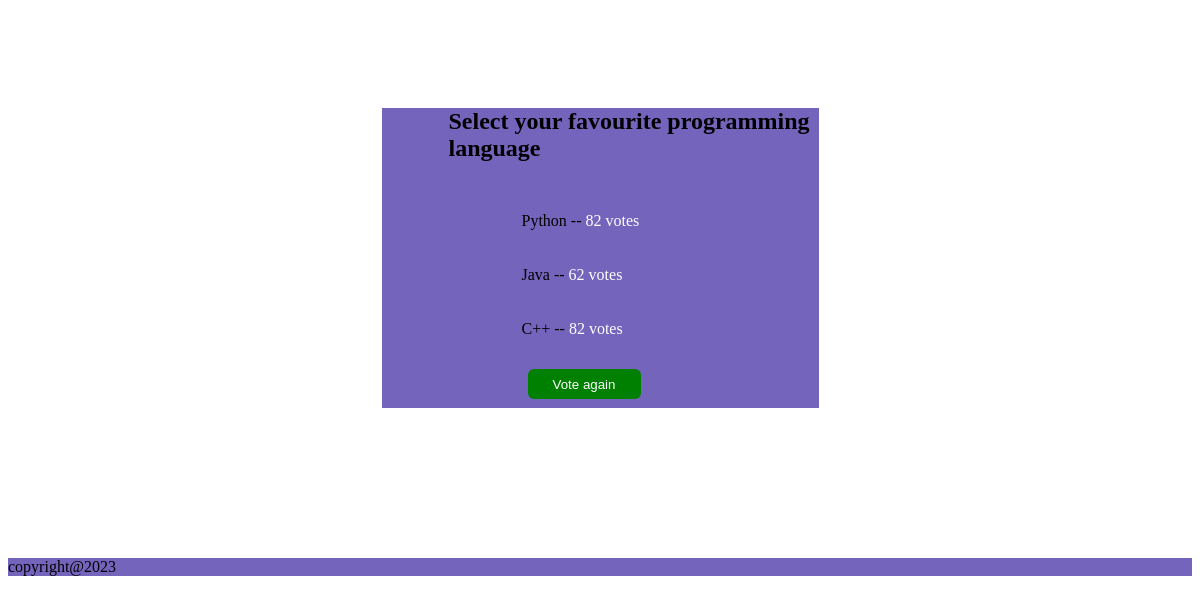
The page /1/results/ (signed in) on the database its author committed.
### app1/models.py (models this page shows, shortened)
class Question(models.Model):
    question_text = models.CharField(max_length=200)
    pub_date = models.DateTimeField("date published")

class Choice(models.Model):
    question = models.ForeignKey(Question, on_delete=models.CASCADE)
    choice_text = models.CharField(max_length=200)
    votes = models.IntegerField(default=0)

### app1/views.py (the view)
# urls.py: path("<int:question_id>/results/", views.results, name="results"),
@login_required
def results(request, question_id):
    question = get_object_or_404(Question, id=question_id)
    return render(request, "app1/result.html", {"question": question})

### templates/app1/result.html (shortened to what this page needs)
{% load static %}
<link href="{% static 'css/result.css' %}" rel="stylesheet">
<div class="result" >
        <h2>{{ question.question_text }}</h2>
        <div class="content2">
        <ul>
        {% for choice in question.choice_set.all %}
            <li>{{ choice.choice_text }} -- <span style="color:white;">{{ choice.votes }} vote{{ choice.votes|pluralize }}</span></li><br><br>
        {% endfor %}
        </ul>
        <div class="vote1">
           <a href="{% url 'detail' question.id %}" class="vote2"><button id="vote_button" class="button"
           style="background-color: green;width:113px;height: 30px;border: none;color: white;margin-top:-21px;margin-left:46px;border-radius: 6px;;" >Vote again</button></a>
        </div>
</div>
</div>
<div class="resultfooter" style="background-color:#7464bc;margin-top:150px;">
    <p>copyright@2023</p>
</div>

### static/css/result.css (style rules this page uses)
.result { background-color:#7464bc; width:437px; height:300px; margin:108px auto; }
.result h2 { margin-left:67px !important; }
.content2 { margin-left:100px !important; margin-top:50px; text-decoration:none; }

### templates/app1/result.html (style rules this page uses)
.resultFooter { margin-top:-187px; }
li { list-style:none; }

### rows shown on the page
Question: question_text "Select your favourite programming language"
Choice: choice_text "Python", votes "82"
Choice: choice_text "Java", votes "62"
Choice: choice_text "C++", votes "82"
